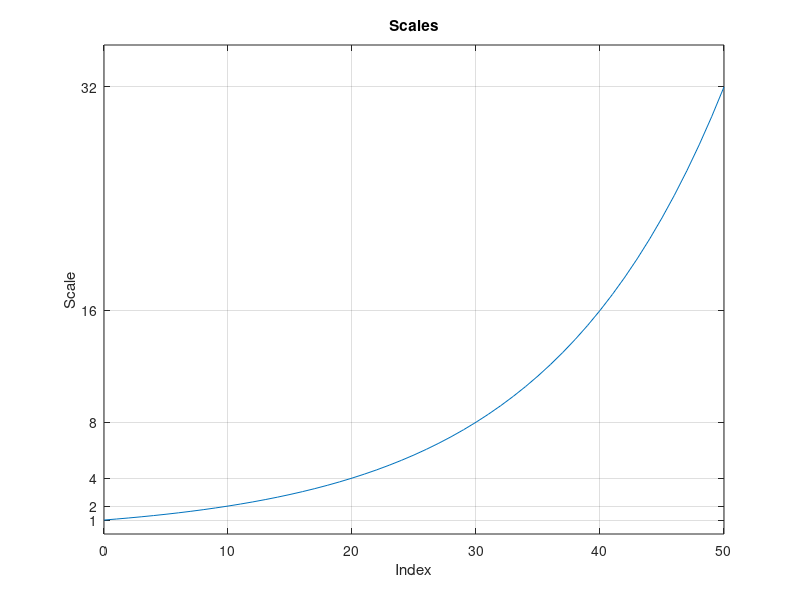

Write the MATLAB code that produced this figure.
vpo = 10;
no = 5;
a0 = 2^(1/vpo);
ind = 0:vpo*no;
sc = a0.^ind;

plot(ind,sc)
title('Scales')
xlabel('Index')
ylabel('Scale')
grid on
set(gca,'YTick',2.^(0:5))